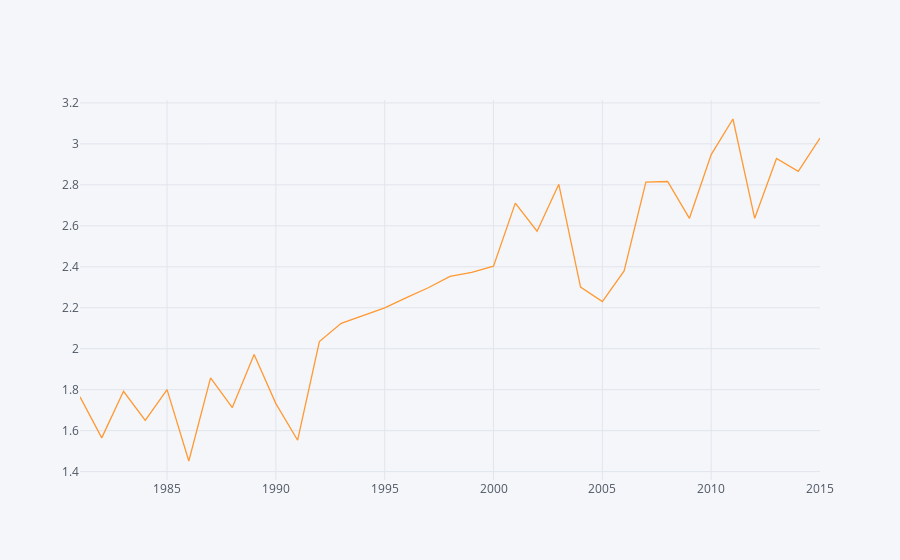

Here is the notebook cell this chart was saved with:
### Code cell
prod_ha_soja = soja/a_soja

prod_ha_soja.iplot()

### Figure 1 — Plotly figure (JSON) as saved in the notebook; plotly's stock layout.template omitted (floating-point values rounded to 4 significant figures)
{"data": [{"name": "valor", "text": "", "mode": "lines", "y": [1.765, 1.565, 1.792, 1.65, 1.8, 1.452, 1.858, 1.713, 1.971, 1.732, 1.553, 2.035, 2.124, 2.163, 2.2, 2.249, 2.298, 2.353, 2.372, 2.403, 2.711, 2.574, 2.803, 2.3, 2.23, 2.38, 2.813, 2.816, 2.637, 2.947, 3.121, 2.637, 2.928, 2.866, 3.029], "x": ["1981-01-01", "1982-01-01", "1983-01-01", "1984-01-01", "1985-01-01", "1986-01-01", "1987-01-01", "1988-01-01", "1989-01-01", "1990-01-01", "1991-01-01", "1992-01-01", "1993-01-01", "1994-01-01", "1995-01-01", "1996-01-01", "1997-01-01", "1998-01-01", "1999-01-01", "2000-01-01", "2001-01-01", "2002-01-01", "2003-01-01", "2004-01-01", "2005-01-01", "2006-01-01", "2007-01-01", "2008-01-01", "2009-01-01", "2010-01-01", "2011-01-01", "2012-01-01", "2013-01-01", "2014-01-01", "2015-01-01"], "line": {"color": "rgba(255, 153, 51, 1.0)", "dash": "solid", "shape": "linear", "width": 1.3}, "type": "scatter"}], "layout": {"title": {"font": {"color": "#4D5663"}}, "paper_bgcolor": "#F5F6F9", "plot_bgcolor": "#F5F6F9", "yaxis": {"tickfont": {"color": "#4D5663"}, "zerolinecolor": "#E1E5ED", "title": {"text": "", "font": {"color": "#4D5663"}}, "gridcolor": "#E1E5ED", "showgrid": true}, "xaxis": {"tickfont": {"color": "#4D5663"}, "zerolinecolor": "#E1E5ED", "title": {"text": "", "font": {"color": "#4D5663"}}, "gridcolor": "#E1E5ED", "showgrid": true}, "legend": {"bgcolor": "#F5F6F9", "font": {"color": "#4D5663"}}}}
